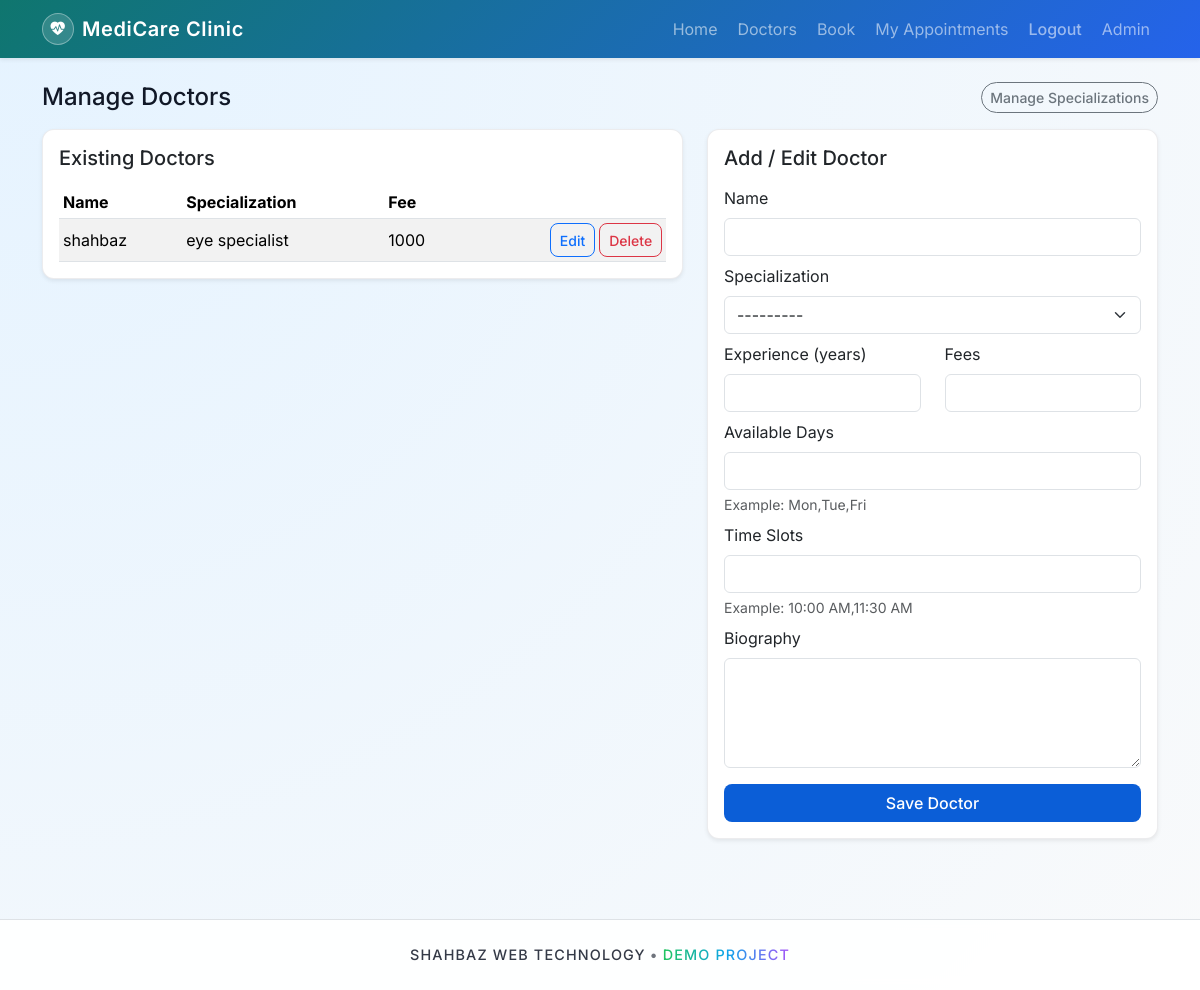
The app's page /panel/doctors/ (signed in), older data.
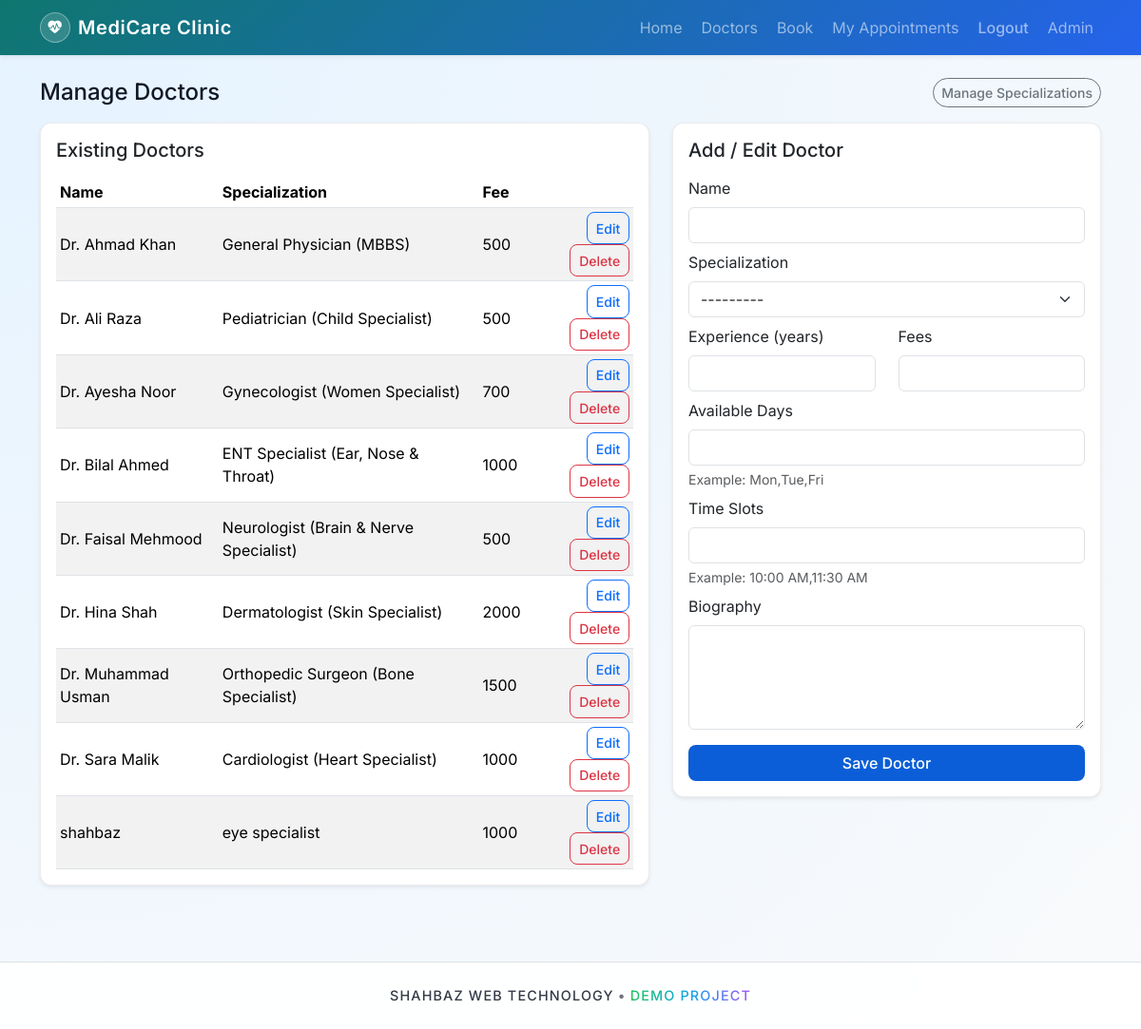
The same page, newer data.
### core/models.py (models this page shows, shortened)
class Doctor(models.Model):
    name = models.CharField(max_length=200)
    specialization = models.ForeignKey(
        Specialization, on_delete=models.SET_NULL, null=True, blank=True
    )
    experience = models.IntegerField(help_text="Experience in years")
    fees = models.IntegerField(help_text="Consultation fees in local currency")
    available_days = models.CharField(
        max_length=200,
        help_text="Comma separated days e.g. Mon,Tue,Fri",
    )
    time_slots = models.CharField(
        max_length=300,
        help_text="Comma separated time slots e.g. 10:00 AM,11:30 AM",
    )
    biography = models.TextField(blank=True)
    created_at = models.DateTimeField(auto_now_add=True)
    class Meta:
        ordering = ["name"]

class Specialization(models.Model):
    name = models.CharField(max_length=100, unique=True)
    class Meta:
        ordering = ["name"]
    def __str__(self):
        return self.name

### core/views.py (the view)
# urls.py: path("panel/doctors/", views.admin_doctors, name="admin_doctors"),
@staff_required()
def admin_doctors(request):
    doctors = Doctor.objects.select_related("specialization").all()
    form = DoctorForm(request.POST or None)
    if request.method == "POST" and form.is_valid():
        form.save()
        messages.success(request, "Doctor saved successfully.")
        return redirect("admin_doctors")
    return render(
        request,
        "admin/doctors.html",
        {"doctors": doctors, "form": form},
    )

### core/forms.py
class DoctorForm(forms.ModelForm):
    class Meta:
        model = Doctor
        fields = [
            "name",
            "specialization",
            "experience",
            "fees",
            "available_days",
            "time_slots",
            "biography",
        ]
        widgets = {
            "biography": forms.Textarea(attrs={"rows": 4}),
        }

### core/templatetags/form_extras.py (called while the page is built)
@register.filter
def add_class(field, css):
    existing = field.field.widget.attrs.get("class", "")
    classes = f"{existing} {css}".strip()
    attrs = {**field.field.widget.attrs, "class": classes}
    return field.as_widget(attrs=attrs)

### core/views.py (called while the page is built)
def staff_required():
    return user_passes_test(
        lambda user: user.is_staff, login_url="/admin/login/"
    )

### templates/admin/doctors.html (shortened to what the changed rows need)
{% extends "base.html" %}
{% load form_extras %}
{% block content %}
<div class="d-flex justify-content-between align-items-center mb-3">
    <h1 class="h4 mb-0">Manage Doctors</h1>
</div>
<div class="row">
    <div class="col-md-7 mb-4">
        <div class="card shadow-sm">
            <div class="card-body">
                <h2 class="h5 mb-3">Existing Doctors</h2>
                <div class="table-responsive">
                    <table class="table table-sm table-striped align-middle mb-0">
                        <thead>
                        <tr>
                            <th>Name</th>
                            <th>Specialization</th>
                            <th>Fee</th>
                            <th></th>
                        </tr>
                        </thead>
                        <tbody>
                        {% for doctor in doctors %}
                            <tr>
                                <td>{{ doctor.name }}</td>
                                <td>{{ doctor.specialization.name }}</td>
                                <td>{{ doctor.fees }}</td>
                                <td class="text-end">
                                    <a href="{% url 'admin_doctor_edit' doctor.pk %}" class="btn btn-sm btn-outline-primary">Edit</a>
                                    <a href="{% url 'admin_doctor_delete' doctor.pk %}" class="btn btn-sm btn-outline-danger"
                                       onclick="return confirm('Are you sure you want to delete this doctor?');">
                                        Delete
                                    </a>
                                </td>
                            </tr>
                        {% empty %}
                            <tr>
                                <td colspan="4" class="text-muted">No doctors found.</td>
                            </tr>
                        {% endfor %}
                        </tbody>
                    </table>
                </div>
            </div>
        </div>
    </div>
    <div class="col-md-5 mb-4">
        <div class="card shadow-sm">
            <div class="card-body">
                <h2 class="h5 mb-3">Add / Edit Doctor</h2>
            </div>
        </div>
    </div>
</div>
{% endblock %}

Row changes from the older to the newer data that the page shows:
added Doctor: name "Dr. Ahmad Khan", specialization.name "General Physician (MBBS)", fees "500"
added Doctor: name "Dr. Ali Raza", specialization.name "Pediatrician (Child Specialist)", fees "500"
added Doctor: name "Dr. Ayesha Noor", specialization.name "Gynecologist (Women Specialist)", fees "700"
added Doctor: name "Dr. Bilal Ahmed", specialization.name "ENT Specialist (Ear, Nose & Throat)", fees "1000"
added Doctor: name "Dr. Faisal Mehmood", specialization.name "Neurologist (Brain & Nerve Specialist)", fees "500"
added Doctor: name "Dr. Hina Shah", specialization.name "Dermatologist (Skin Specialist)", fees "2000"
added Doctor: name "Dr. Muhammad Usman", specialization.name "Orthopedic Surgeon (Bone Specialist)", fees "1500"
added Doctor: name "Dr. Sara Malik", specialization.name "Cardiologist (Heart Specialist)", fees "1000"
